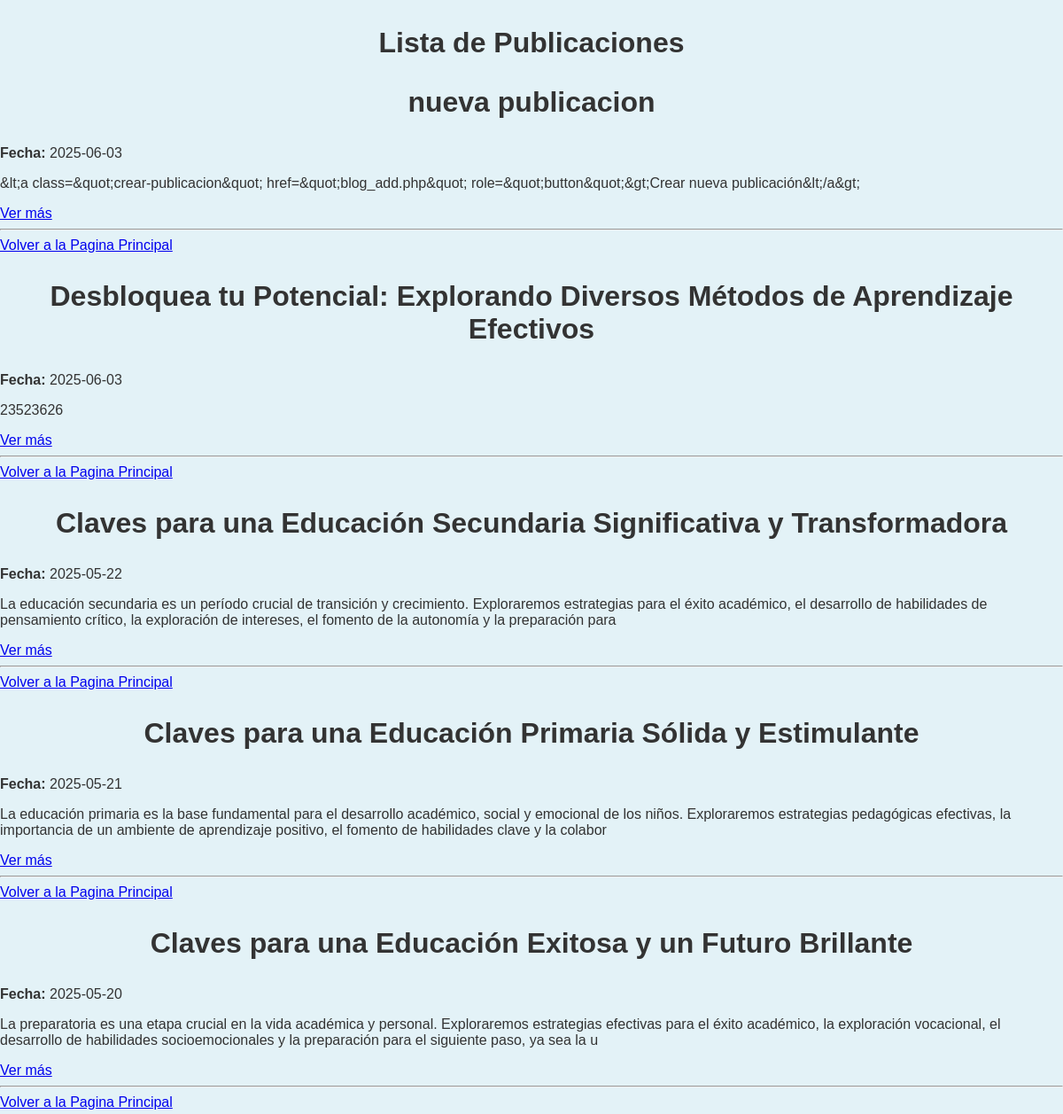
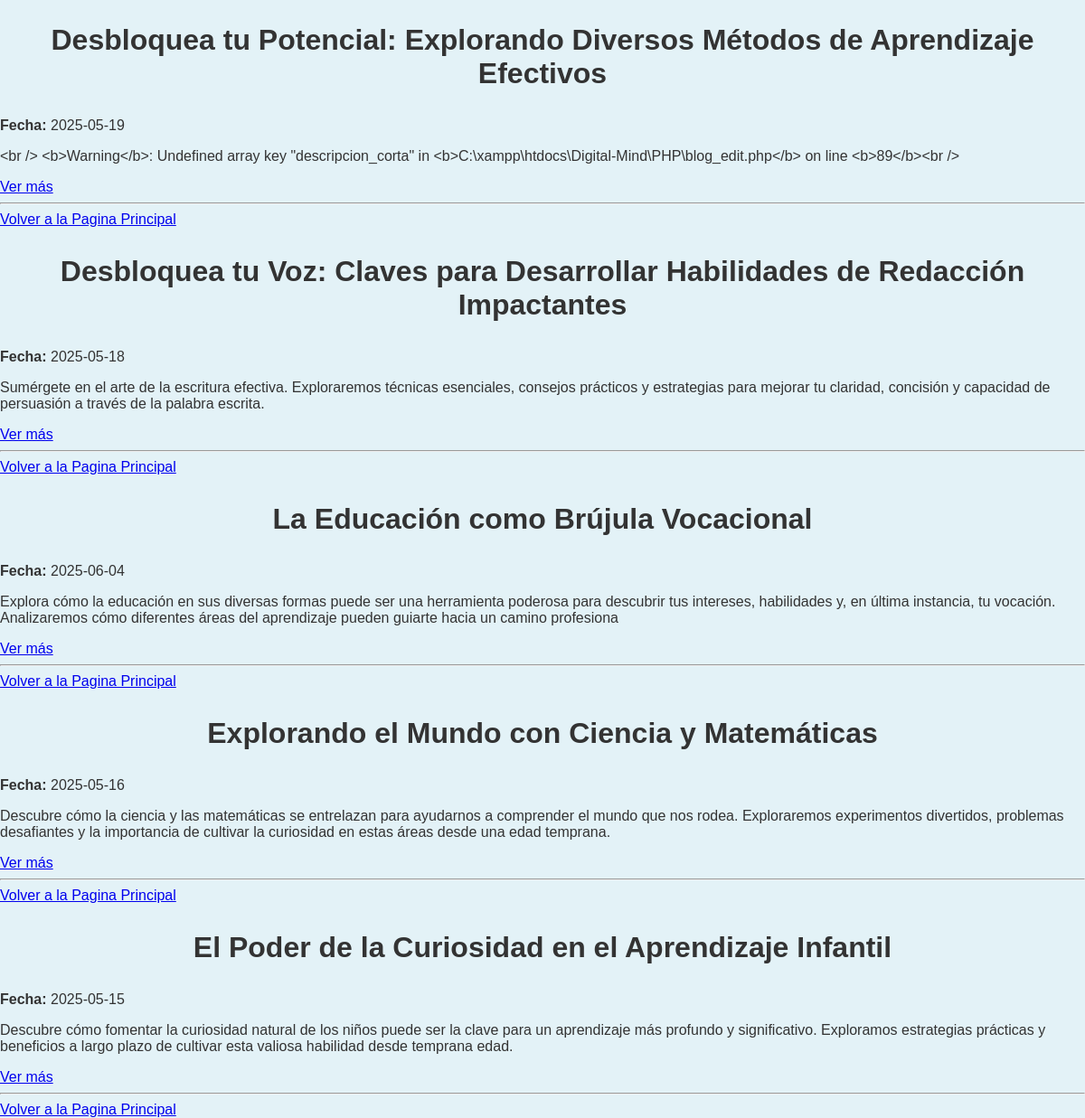
Screenshot of /PHP/publicaciones.php with the database file from the repository (2 pictures, top to bottom).
### tables this page shows
CREATE TABLE `publicaciones_2` (
  `id` int(11) NOT NULL,
  `titular` varchar(255) NOT NULL,
  `fecha` date NOT NULL,
  `descripcion_corta` varchar(255) NOT NULL,
  `contenido` text NOT NULL,
  `referencia` varchar(255) NOT NULL,
  `imagen` varchar(255) DEFAULT NULL COMMENT 'Ruta/nombre del archivo de imagen',
  `categoria` varchar(50) NOT NULL,
  `fecha_creacion` timestamp NOT NULL DEFAULT current_timestamp(),
  `total_ratings` int(11) DEFAULT 0,
  `rating_count` int(11) DEFAULT 0,
  `mensaje` varchar(255) NOT NULL,
  `estado` enum('publicado','archivado') DEFAULT 'publicado',
  `categoria_id` int(11) DEFAULT NULL
);

### PHP/publicaciones.php (the view, shortened to what this page needs)
<?php
include 'blog_db.php';
$sql = "SELECT * FROM publicaciones_2 ORDER BY fecha_creacion DESC";
$result = $conn->query($sql);
?>
<!DOCTYPE html>
<html lang="es">
<head>
    <link rel="stylesheet" href="../css/style.css">
</head>
<body>
    <h2>Lista de Publicaciones</h2>
    <?php while ($row = $result->fetch_assoc()): ?>
        <div class="post">
            <h3><?= htmlspecialchars($row["titular"]) ?></h3>
            <p><strong>Fecha:</strong> <?= $row["fecha"] ?></p>
            <p><?= htmlspecialchars($row["descripcion_corta"]) ?></p>
            <a href = "../PHP/post_completo.php?id=' . $row['id'] . ' class = " see-more >Ver más</a>
        </div>
        <hr>
        <a href="index.php" class="see-more">Volver a la Pagina Principal</a>
    <?php endwhile; ?>
</body>
</html>

### css/style.css (style rules this page uses)
html { scroll-behavior: smooth; }
* { box-sizing: border-box; }
body { font-family: 'Arial', sans-serif; margin: 0; padding: 0; background-color: #e3f2f7; color: #333; }
h1, h2, h3, h4, h5, h6, footer, .most-recent { text-align: center; font-size: 2em; margin: 30px 0; color: #333; font-weight: bold; }

### rows the page displays
publicaciones_2: titular "nueva publicacion", fecha "2025-06-03", descripcion_corta "&lt;a class=&quot;crear-publicacion&quot; href=&quot;blog_add.php&quot; role=&quot;button&quot;&gt;Crear nueva publicación&lt;/a&gt;"
publicaciones_2: titular "Desbloquea tu Potencial: Explorando Diversos Métodos de Aprendizaje Efectivos", fecha "2025-06-03", descripcion_corta "23523626"
publicaciones_2: titular "Claves para una Educación Secundaria Significativa y Transformadora", fecha "2025-05-22", descripcion_corta "La educación secundaria es un período crucial de transición y crecimiento. Exploraremos estrategias para el éxito académico, el desarrollo de habilidades de pensamiento crítico, la exploración de intereses, el fomento de la autonomía y la preparación para"
publicaciones_2: titular "Claves para una Educación Primaria Sólida y Estimulante", fecha "2025-05-21", descripcion_corta "La educación primaria es la base fundamental para el desarrollo académico, social y emocional de los niños. Exploraremos estrategias pedagógicas efectivas, la importancia de un ambiente de aprendizaje positivo, el fomento de habilidades clave y la colabor"
publicaciones_2: titular "Claves para una Educación Exitosa y un Futuro Brillante", fecha "2025-05-20", descripcion_corta "La preparatoria es una etapa crucial en la vida académica y personal. Exploraremos estrategias efectivas para el éxito académico, la exploración vocacional, el desarrollo de habilidades socioemocionales y la preparación para el siguiente paso, ya sea la u"
publicaciones_2: titular "Desbloquea tu Potencial: Explorando Diversos Métodos de Aprendizaje Efectivos", fecha "2025-05-19", descripcion_corta "<br /> <b>Warning</b>: Undefined array key \"descripcion_corta\" in <b>C:\\xampp\\htdocs\\Digital-Mind\\PHP\\blog_edit.php</b> on line <b>89</b><br />"
publicaciones_2: titular "Desbloquea tu Voz: Claves para Desarrollar Habilidades de Redacción Impactantes", fecha "2025-05-18", descripcion_corta "Sumérgete en el arte de la escritura efectiva. Exploraremos técnicas esenciales, consejos prácticos y estrategias para mejorar tu claridad, concisión y capacidad de persuasión a través de la palabra escrita."
publicaciones_2: titular "La Educación como Brújula Vocacional", fecha "2025-06-04", descripcion_corta "Explora cómo la educación en sus diversas formas puede ser una herramienta poderosa para descubrir tus intereses, habilidades y, en última instancia, tu vocación. Analizaremos cómo diferentes áreas del aprendizaje pueden guiarte hacia un camino profesiona"
publicaciones_2: titular "Explorando el Mundo con Ciencia y Matemáticas", fecha "2025-05-16", descripcion_corta "Descubre cómo la ciencia y las matemáticas se entrelazan para ayudarnos a comprender el mundo que nos rodea. Exploraremos experimentos divertidos, problemas desafiantes y la importancia de cultivar la curiosidad en estas áreas desde una edad temprana."
publicaciones_2: titular "El Poder de la Curiosidad en el Aprendizaje Infantil", fecha "2025-05-15", descripcion_corta "Descubre cómo fomentar la curiosidad natural de los niños puede ser la clave para un aprendizaje más profundo y significativo. Exploramos estrategias prácticas y beneficios a largo plazo de cultivar esta valiosa habilidad desde temprana edad."
